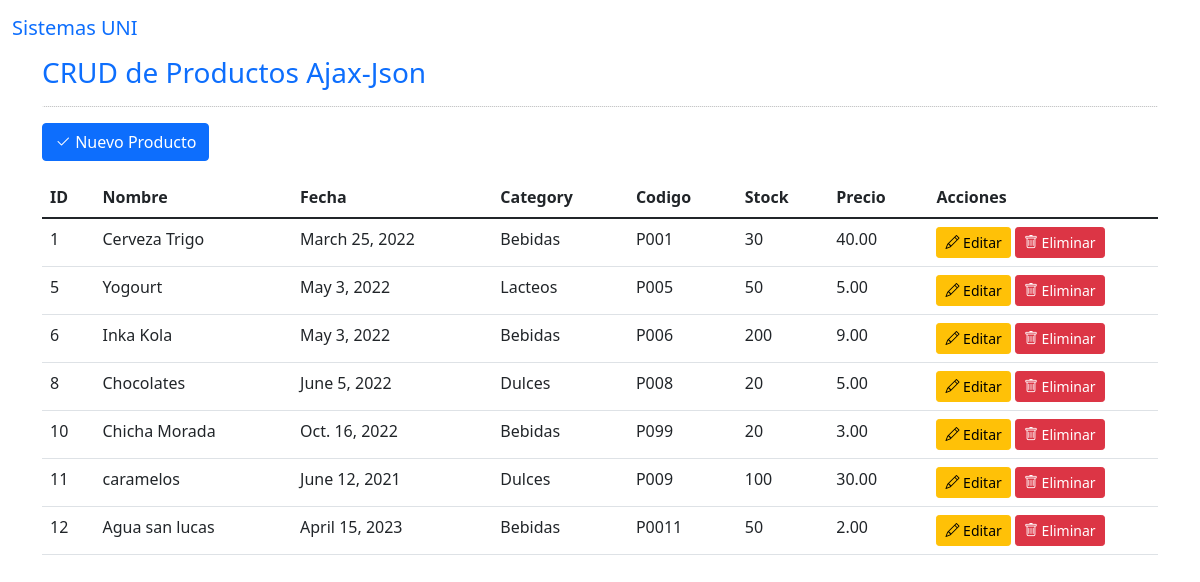
Screenshot of /products/ with the database file from the repository.
### app/models.py (models this page shows, shortened)
class Producto(models.Model):  # Modelo creado para ejecutar migraciones
    BEBIDAS = 1
    DULCES = 2
    LACTEOS = 3
    CATEGORIAS = (
        (BEBIDAS, 'Bebidas'),
        (DULCES, 'Dulces'),
        (LACTEOS, 'Lacteos'),
    )
    nombre = models.CharField(max_length=30)
    fecha = models.DateField(blank=True, null=True)
    categoria = models.PositiveSmallIntegerField(choices=CATEGORIAS, blank=True, null=True)
    codigo = models.CharField(max_length=5, blank=True)
    precio = models.DecimalField(max_digits=5, decimal_places=2)
    cantidad = models.IntegerField(blank=True, null=True)
    class Meta:
        db_table = "productos"

### app/views.py (the view)
# urls.py: path('products/'                , views.product_list  , name='product_list'),
def product_list(request):
    products = Producto.objects.all()
    return render(request, 'product_list.html', {'products': products})

### app/templates/product_list.html (shortened to what this page needs)
{% extends 'base.html' %}
{% load static %}
{% block content %}
<p>
    <button type="button" class="btn btn-primary js-create-product" data-url="{% url 'product_create' %}">
        <span class="bi bi-check2"></span>
        Nuevo Producto
    </button>
</p>
<table class="table" id="product-table">
    <thead>
        <tr>
            <th>ID</th>
            <th>Nombre</th>
            <th>Fecha</th>
            <th>Category</th>
            <th>Codigo</th>
            <th>Stock</th>
            <th>Precio</th>
            <th colspan="2"> Acciones</th>
        </tr>
    </thead>
    <tbody>
        {% include 'includes/partial_product_list.html' %}
    </tbody>
</table>
{% endblock %}
{% block javascript %}
<link href="{% static 'css/estilos.css' %}" rel="stylesheet">
{% endblock %}

### app/templates/base.html (shortened to what this page needs)
<!DOCTYPE html>
<html lang="es">
<head>
    {% load static %}
    <link rel="stylesheet" type="text/css" href="{% static 'css/bootstrap.css' %}" />
    <link href="{% static 'css/bootstrap.min.css' %}" rel="stylesheet">
    <link rel="stylesheet" href="https://cdn.jsdelivr.net/npm/bootstrap-icons@1.8.1/font/bootstrap-icons.css">
</head>
<body>
    <nav class="navbar navbar-default">
        <div class="container-fluid">
            <a class="navbar-brand" href="{% url 'index' %}">Sistemas UNI</a>
        </div>
    </nav>
    <div class="container">
        <div class="col-md-12 well">
            <h3 class="text-primary">CRUD de Productos Ajax-Json</h3>
            <hr style="border-top:1px dotted #ccc;" />
            {% block content %}
            {% endblock %}
        </div>
    </div>
    {% block javascript %} {% endblock %}
</body>
</html>

### app/templates/includes/partial_product_list.html
{% for product in products %}
<tr>
    <td>{{ product.id }}</td>
    <td>{{ product.nombre }}</td>
    <td>{{ product.fecha }}</td>
    <td>{{ product.get_categoria_display }}</td>
    <td>{{ product.codigo }}</td>
    <td>{{ product.cantidad }}</td>
    <td>{{ product.precio }}</td>
    <td colspan="2" style="width: 150px">
        <button type="button" class="btn btn-warning btn-sm js-update-product"
            data-url="{% url 'product_update' product.id %}">
            <span class="bi bi-pencil"></span> Editar
        </button>
        <button type="button" class="btn btn-danger btn-sm js-delete-product"
            data-url="{% url 'product_delete' product.id %}">
            <span class="bi bi-trash"></span> Eliminar
        </button>
    </td>
</tr>
{% empty %}
<tr>
    <td colspan="8" class="text-center bg-warning">No hay productos</td>
</tr>
{% endfor %}

### rows the page displays
Producto: id "1", nombre "Cerveza Trigo", fecha "March 25, 2022", categoria "Bebidas", codigo "P001", cantidad "30", precio "40.00"
Producto: id "5", nombre "Yogourt", fecha "May 3, 2022", categoria "Lacteos", codigo "P005", cantidad "50", precio "5.00"
Producto: id "6", nombre "Inka Kola", fecha "May 3, 2022", categoria "Bebidas", codigo "P006", cantidad "200", precio "9.00"
Producto: id "8", nombre "Chocolates", fecha "June 5, 2022", categoria "Dulces", codigo "P008", cantidad "20", precio "5.00"
Producto: id "10", nombre "Chicha Morada", fecha "Oct. 16, 2022", categoria "Bebidas", codigo "P099", cantidad "20", precio "3.00"
Producto: id "11", nombre "caramelos", fecha "June 12, 2021", categoria "Dulces", codigo "P009", cantidad "100", precio "30.00"
Producto: id "12", nombre "Agua san lucas", fecha "April 15, 2023", categoria "Bebidas", codigo "P0011", cantidad "50", precio "2.00"
